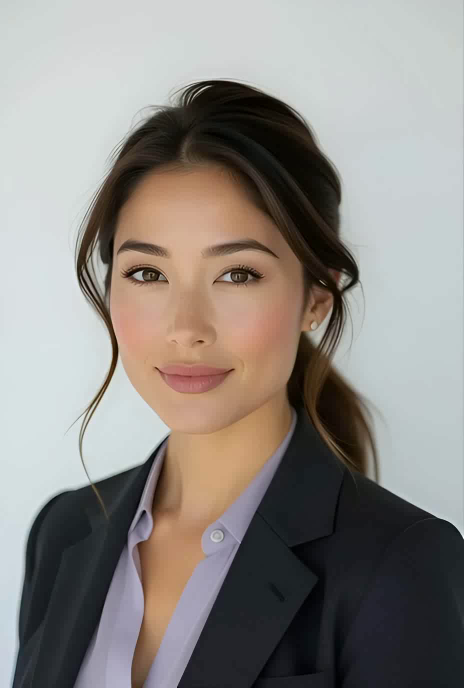
#> input picture frame 0 of outputs/patent_demo_synced.mp4, 928 x 1376 px (shown at 1/2 size)
$ python visual_verification.py
#> lines starting #> are read from the running program, lines starting #| are printed output that depends on the picture
#!/usr/bin/env python3
"""
Visual verification script for RICo mouth synchronization

Extracts frames from the processed video to verify mouth shapes change with visemes.
"""

import cv2
import os
import numpy as np

def extract_frames_for_verification(video_path: str, output_dir: str = "outputs/debug"):
    """Extract frames at different viseme timings for visual inspection"""
#> called with video_path = 'outputs/patent_demo_synced.mp4', output_dir = 'outputs/debug'

    os.makedirs(output_dir, exist_ok=True)

    cap = cv2.VideoCapture(video_path)
    if not cap.isOpened():
        print(f"❌ Could not open video: {video_path}")
        return

    fps = cap.get(cv2.CAP_PROP_FPS)
    total_frames = int(cap.get(cv2.CAP_PROP_FRAME_COUNT))

    print(f"🎬 Video: {total_frames} frames at {fps} FPS")

    # Extract frames at key viseme transition points
    # Based on viseme sequence: EH(0-0.75s) -> IH(0.75-1.5s) -> AH(1.5s+)
    frame_indices = [
        0,    # Start - EH viseme (smaller mouth)
        18,   # ~0.75s - transition to IH
        36,   # ~1.5s - transition to AH
        54,   # ~2.25s - still AH
        72,   # ~3.0s - still AH
    ]

    print("📸 Extracting frames for visual verification...")

    for frame_idx in frame_indices:
        if frame_idx >= total_frames:
            print(f"⚠️  Frame {frame_idx} exceeds video length ({total_frames})")
            continue

        # Seek to frame
        cap.set(cv2.CAP_PROP_POS_FRAMES, frame_idx)
        ret, frame = cap.read()

        if ret:
            output_path = f"{output_dir}/viseme_verification_frame_{frame_idx:03d}.png"
            cv2.imwrite(output_path, frame)
            print(f"✅ Saved frame {frame_idx} -> {output_path}")

            # Also save a zoomed-in version of the mouth area
            height, width = frame.shape[:2]
            mouth_region = frame[int(height*0.4):int(height*0.8), int(width*0.3):int(width*0.7)]
            if mouth_region.size > 0:
                mouth_zoom_path = f"{output_dir}/mouth_zoom_frame_{frame_idx:03d}.png"
                cv2.imwrite(mouth_zoom_path, cv2.resize(mouth_region, (200, 200)))
                print(f"   👄 Mouth zoom saved -> {mouth_zoom_path}")
        else:
            print(f"❌ Failed to read frame {frame_idx}")
#> this loop made 5 passes
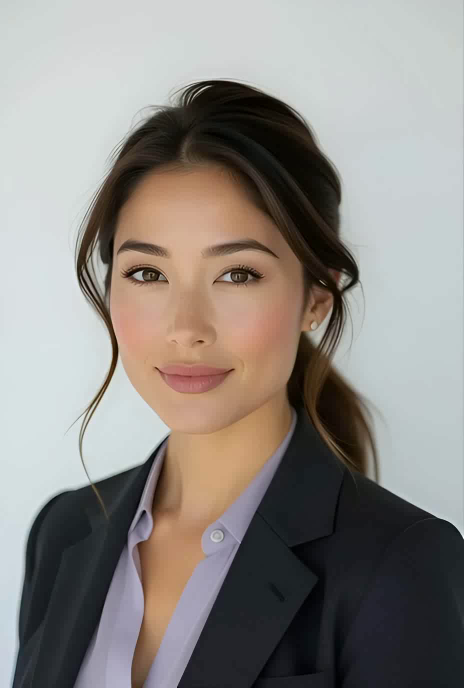
#> input picture frame 0 of outputs/patent_demo_synced.mp4, 928 x 1376 px (shown at 1/2 size)
#> pass 1, in extract_frames_for_verification, `cv2.imwrite(mouth_zoom_path, cv2.resize(mouth_region, (200, 200)))`:
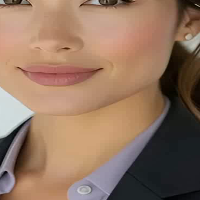
#> saved as mouth_zoom_frame_000.png: shape (200, 200, 3); mean B, G, R 96.5, 116.4, 145.8
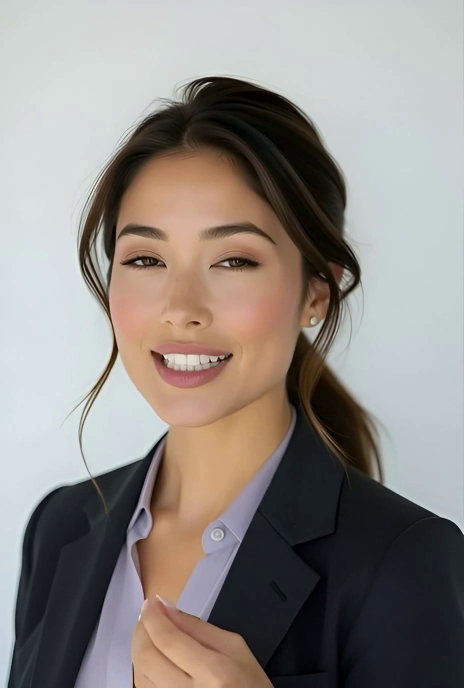
#> input picture frame 18 of outputs/patent_demo_synced.mp4, 928 x 1376 px (shown at 1/2 size)
#> after the loop:
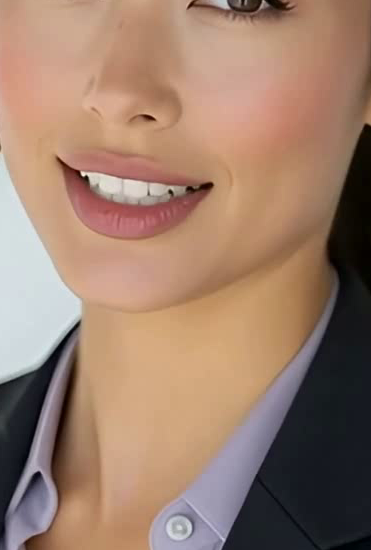
#> mouth_region: shape (550, 371, 3); mean B, G, R 108.4, 126.5, 157

    cap.release()
    print(f"\n📋 Visual verification frames saved to: {output_dir}")
    print("👀 Check the images to see if mouth shapes change between frames")
    print("   - Frame 000: EH viseme (should be smaller mouth)")
    print("   - Frame 018: IH viseme (should be much smaller, darker)")
    print("   - Frame 036+: AH viseme (should be normal size)")

def compare_frames_pixel_diff(video_path: str):
    """Compare pixel differences between frames to quantify mouth changes"""
#> called with video_path = 'outputs/patent_demo_synced.mp4'

    cap = cv2.VideoCapture(video_path)
    if not cap.isOpened():
        return

    frames = []
    frame_indices = [0, 18, 36, 54]  # Key frames to compare

    # Extract frames
    for idx in frame_indices:
        cap.set(cv2.CAP_PROP_POS_FRAMES, idx)
        ret, frame = cap.read()
        if ret:
            frames.append((idx, frame))
#> this loop made 4 passes
#> pass 3, in compare_frames_pixel_diff, `ret, frame = cap.read()`:
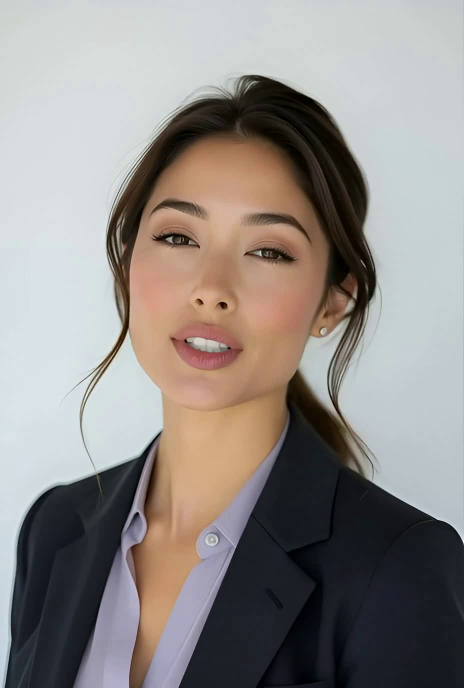
#> frame: shape (1376, 928, 3) (shown at 1/2 size); mean B, G, R 136, 139.6, 144.3
#> after the loop, frames = 4 items

    cap.release()

    if len(frames) < 2:
        print("❌ Not enough frames extracted for comparison")
        return

    print("\n🔍 Pixel difference analysis between key frames:")

    for i in range(len(frames)-1):
        idx1, frame1 = frames[i]
        idx2, frame2 = frames[i+1]

        # Calculate difference
        diff = cv2.absdiff(frame1, frame2)
        pixel_diff = np.sum(diff)

        # Focus on mouth region
        height, width = frame1.shape[:2]
        mouth_region1 = frame1[int(height*0.4):int(height*0.8), int(width*0.3):int(width*0.7)]
        mouth_region2 = frame2[int(height*0.4):int(height*0.8), int(width*0.3):int(width*0.7)]

        if mouth_region1.size > 0 and mouth_region2.size > 0:
            mouth_diff = cv2.absdiff(mouth_region1, mouth_region2)
            mouth_pixel_diff = np.sum(mouth_diff)

            print(f"Frames {idx1}→{idx2}: Total diff={pixel_diff:,}, Mouth diff={mouth_pixel_diff:,}")
        else:
            print(f"Frames {idx1}→{idx2}: Total diff={pixel_diff:,}")
#> this loop made 3 passes
#> (idx1, idx2, pixel_diff, mouth_pixel_diff) on passes 1 to 3: (0, 18, 44509849, 7331219), (18, 36, 83174738, 13702663), (36, 54, 52791150, 11303456)
#| Frames 0→18: Total diff=44,509,849, Mouth diff=7,331,219
#| Frames 18→36: Total diff=83,174,738, Mouth diff=13,702,663
#| Frames 36→54: Total diff=52,791,150, Mouth diff=11,303,456
#> pass 1, in compare_frames_pixel_diff, `diff = cv2.absdiff(frame1, frame2)`:
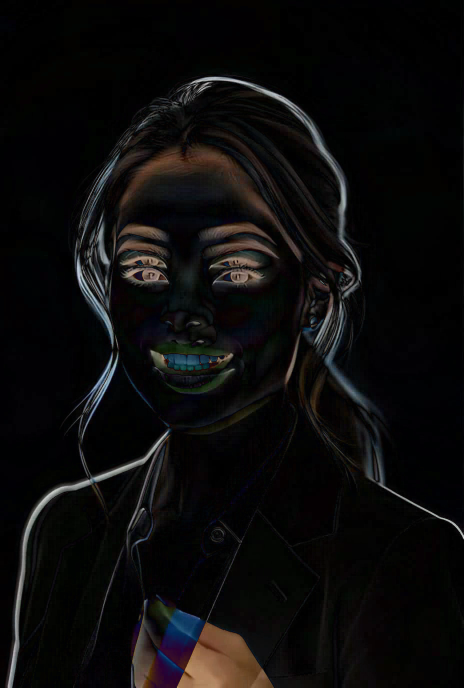
#> diff: shape (1376, 928, 3) (shown at 1/2 size); mean B, G, R 11.2, 11.4, 12.2
#> pass 1, in compare_frames_pixel_diff, `mouth_diff = cv2.absdiff(mouth_region1, mouth_region2)`:
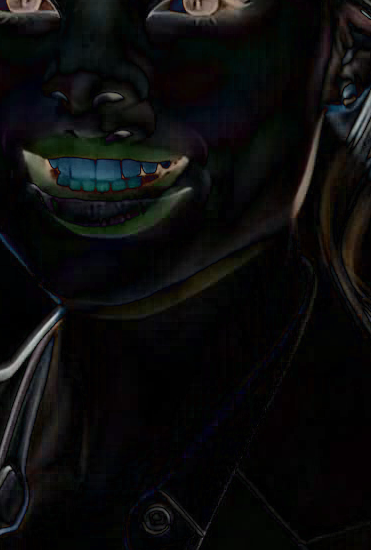
#> mouth_diff: shape (550, 371, 3); mean B, G, R 12, 12.1, 11.9
#> pass 2, in compare_frames_pixel_diff, `mouth_region2 = frame2[int(height*0.4):int(height*0.8), int(width*0.3)..`:
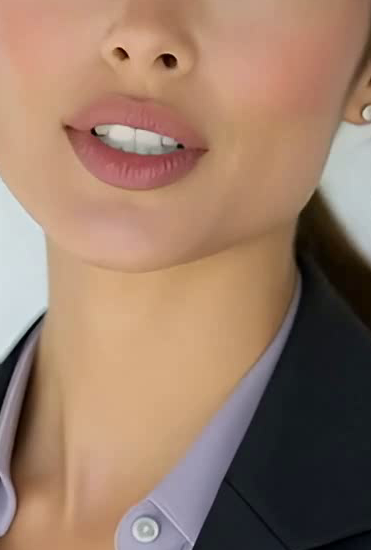
#> mouth_region2: shape (550, 371, 3); mean B, G, R 104.6, 123.8, 153.6

if __name__ == "__main__":
    video_path = "outputs/patent_demo_synced.mp4"

    if not os.path.exists(video_path):
        print(f"❌ Video not found: {video_path}")
        exit(1)

    print("🔍 Starting visual verification of RICo mouth synchronization...")
    print("=" * 60)

    extract_frames_for_verification(video_path)
    compare_frames_pixel_diff(video_path)

    print("\n" + "=" * 60)
    print("✅ Visual verification complete!")
    print("📂 Check outputs/debug/ for extracted frames")
    print("🎯 Look for mouth shape changes between frames with different visemes")

$ run again, starting later in the video
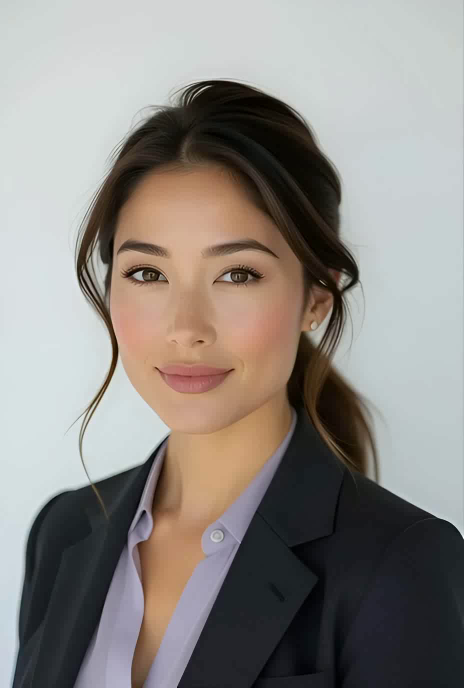
#> input picture frame 0 of outputs/patent_demo_synced.mp4, 928 x 1376 px (shown at 1/2 size)
#> the loop in extract_frames_for_verification, `for frame_idx in frame_indices:` made 5 passes
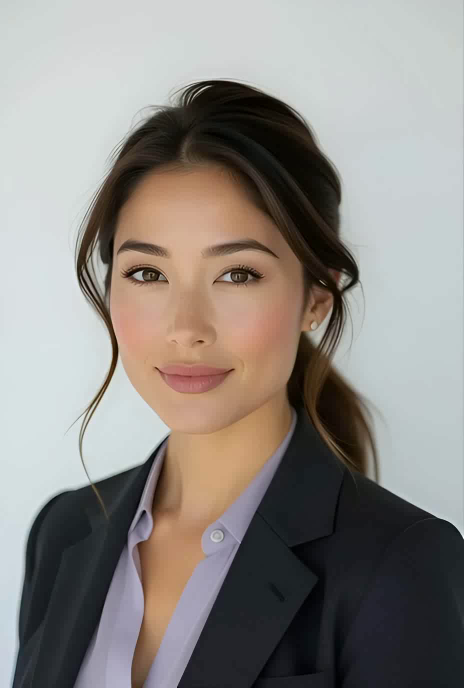
#> input picture frame 0 of outputs/patent_demo_synced.mp4, 928 x 1376 px (shown at 1/2 size)
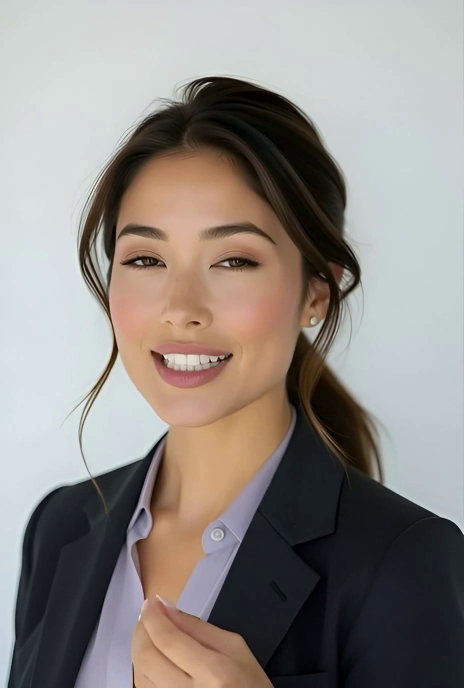
#> input picture frame 18 of outputs/patent_demo_synced.mp4, 928 x 1376 px (shown at 1/2 size)
#> after the loop in compare_frames_pixel_diff, `for idx in frame_indices:`: frames = 4 items
#> the loop in compare_frames_pixel_diff, `for i in range(len(frames)-1):` made 3 passes
#> (idx1, idx2, pixel_diff, mouth_pixel_diff) on passes 1 to 3: (0, 18, 44509849, 7331219), (18, 36, 83174738, 13702663), (36, 54, 52791150, 11303456)
#> (printed output is left out)

$ run again, starting later in the video
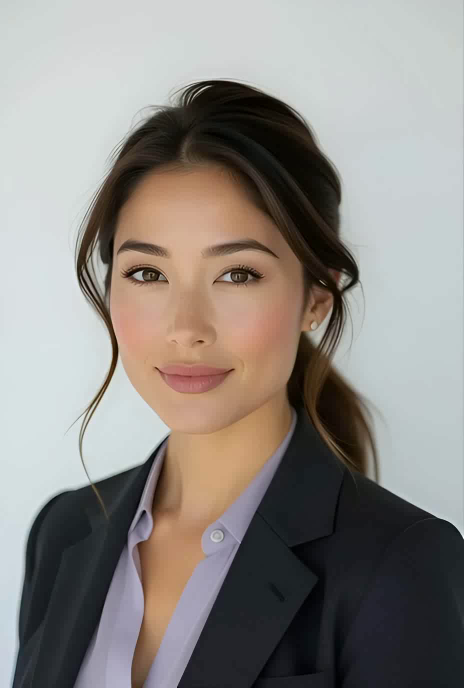
#> input picture frame 0 of outputs/patent_demo_synced.mp4, 928 x 1376 px (shown at 1/2 size)
#> the loop in extract_frames_for_verification, `for frame_idx in frame_indices:` made 5 passes
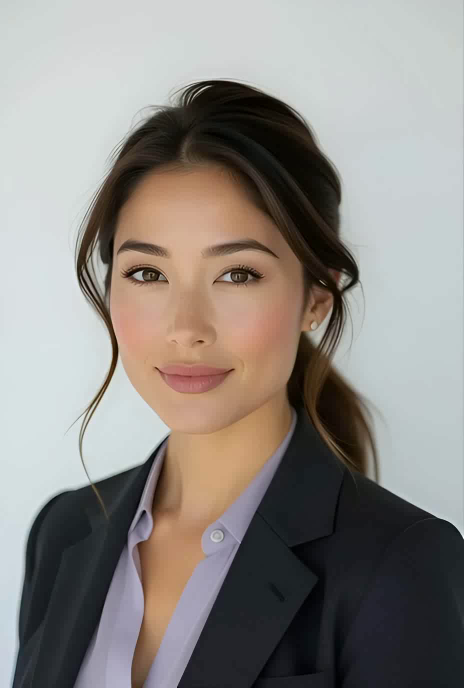
#> input picture frame 0 of outputs/patent_demo_synced.mp4, 928 x 1376 px (shown at 1/2 size)
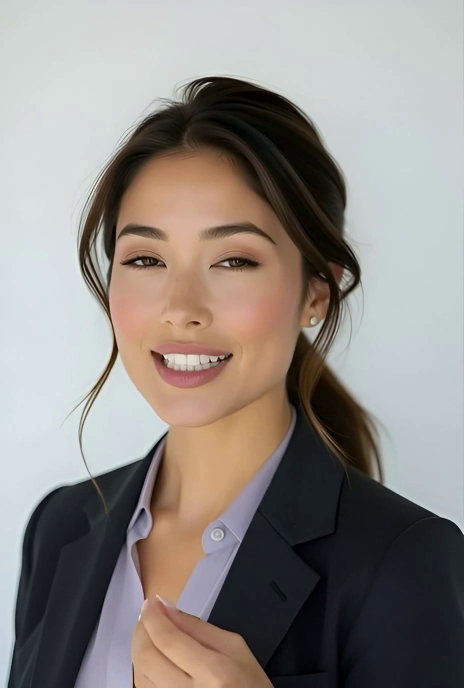
#> input picture frame 18 of outputs/patent_demo_synced.mp4, 928 x 1376 px (shown at 1/2 size)
#> after the loop in compare_frames_pixel_diff, `for idx in frame_indices:`: frames = 4 items
#> the loop in compare_frames_pixel_diff, `for i in range(len(frames)-1):` made 3 passes
#> (idx1, idx2, pixel_diff, mouth_pixel_diff) on passes 1 to 3: (0, 18, 44509849, 7331219), (18, 36, 83174738, 13702663), (36, 54, 52791150, 11303456)
#> (printed output is left out)
